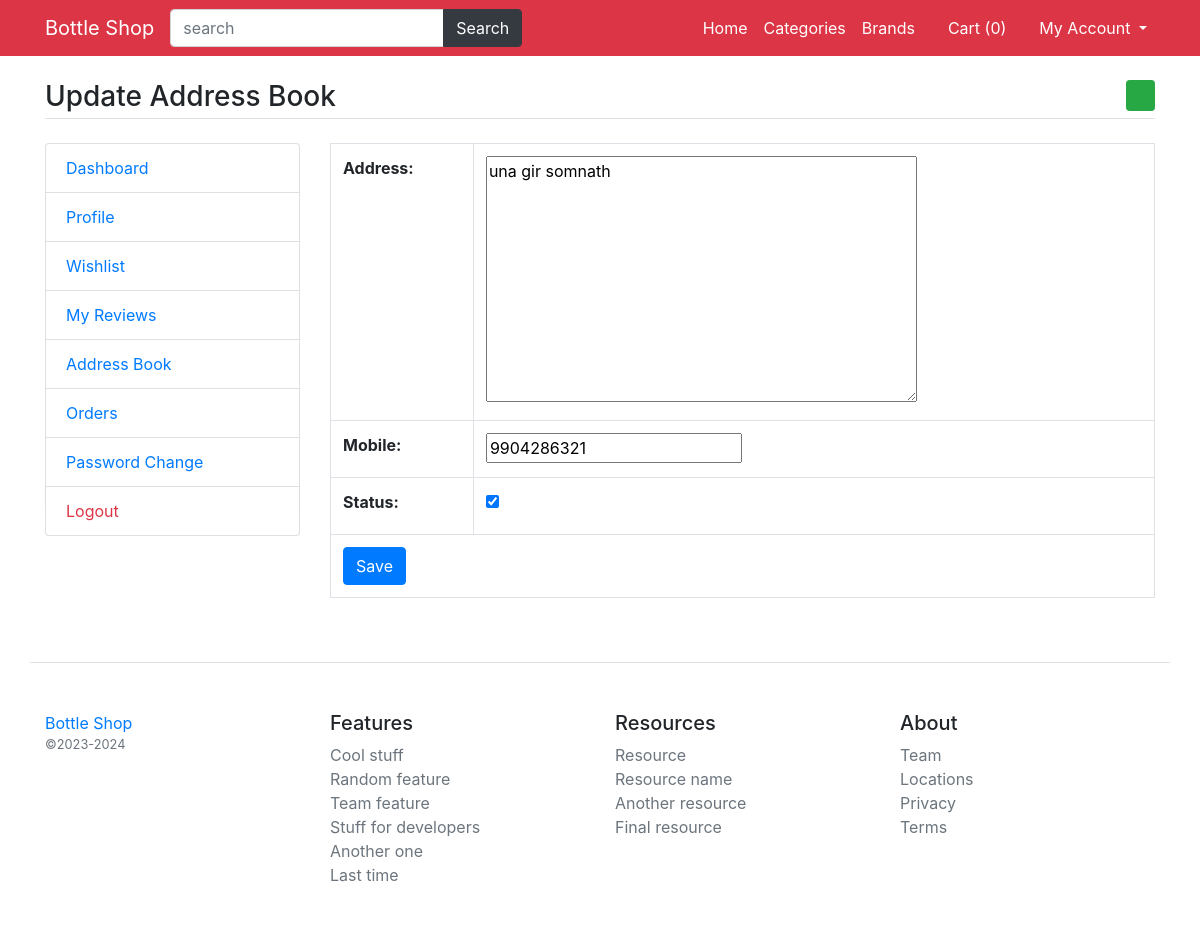
The page /main/edit-addressBook/1 on the database its author committed.
### main/models.py (models this page shows)
class UserAddressBook(models.Model):
    user = models.ForeignKey(User,on_delete=models.CASCADE,default=False)
    mobile = models.CharField(max_length=50,null=True)
    address = models.TextField()
    status = models.BooleanField(default = False)
    class Meta:
        verbose_name_plural = 'AddressBook'

### main/views.py (the view, shortened to what this page needs)
# urls.py: path('edit-addressBook/<int:id>',views.edit_addressBook,name="edit-addressBook"),
def edit_addressBook(request,id):
    addressBook = UserAddressBook.objects.get(pk=id)
    msg = None
    form = AdressBookForm(instance=addressBook)
    return render(request,"user/update-address.html",{'form':form,'msg':msg})

### main/forms.py
class AdressBookForm(forms.ModelForm):
    class Meta:
        model = UserAddressBook
        fields=('address','mobile','status')

### main/template_context.py (called while the page is built)
def get_filters(request):
    cats = Product.objects.distinct().values('category__title','category__id')
    brand = Product.objects.distinct().values('brand__title','brand__id')
    color = ProductAttribute.objects.distinct().values('color__title','color__id','color__color_code')
    size = ProductAttribute.objects.distinct().values('size__title','size__id'),
    minMaxPrice = ProductAttribute.objects.aggregate(Min('price'),Max('price'))
    data = {
        'cats':cats,
        'brands':brand,
        'colors':color,
        'sizes':size,
        'minMaxPrice':minMaxPrice
    }
    return data

### templates/user/update-address.html (shortened to what this page needs)
{% extends 'base.html' %}
{% load static %}
{% block content %}
<main class="container my-4">
	<h3 class="my-4 border-bottom pb-1">Update Address Book <a href="{% url 'add-address' %}" class="float-right btn btn-sm btn-success"><i class="fa fa-plus"></i></a></h3>
	<div class="row">
		<div class="col-md-3">
			{% include 'user/user-sidebar.html' %}
		</div>
		<div class="col-md-9">
			<table class="table table-bordered">
				<form method="post">
					{{form.as_table}}
					<tr>
						<td colspan="2">
							<input type="submit" value="Save" class="btn btn-primary" />
						</td>
					</tr>
				</form>
			</table>
		</div>
	</div>
</main>
{% endblock %}

### rows shown on the page
UserAddressBook: address "una gir somnath", mobile "9904286321", status "☑"

### other values the page prints
{{ request.session.cartdata|length }} "0"
